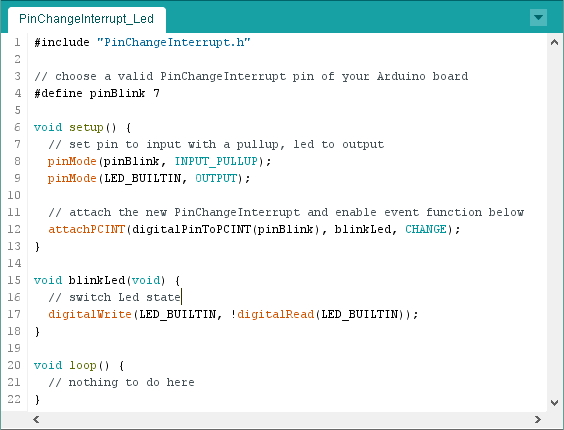
#> input picture aduino_src/libraries/PinChangeInterrupt/header.png, 564 x 430 px, given in place of img.jpg, which was not available
$ jupyter execute --allow-errors 'Day02(Util).ipynb'   (shell and % lines are left out)
#> lines starting #> are read from the running program, lines starting #| are printed output that depends on the picture; pictures that were not available may be replaced by others from this repository, and a replacement may not be noted
[cell 1]
# LiDAR 기본 구동

from pop import LiDAR
#> (the rest of this cell did not finish here and is left out)

[cell 2]
from pop.Util import imshow

# lidar_map = lidar.getMap(limit_distance = 2000, size=(300,300))
# imshow("map", lidar_map)

#> (the rest of this cell did not finish here and is left out)

[cell 3]
from pop import LiDAR, Pilot

#> (the rest of this cell did not finish here and is left out)

#> (a cell that did not finish here is left out)

[cell 5]
from pop import Util
Util.createIMG()
#> (this line was passed over: pop is not available in this run)

import cv2

image = cv2.imread("img.jpg", cv2.IMREAD_COLOR)
#> image is the input picture: shape (430, 564, 3); mean B, G, R 241.6, 241.6, 232.9
height, width, channel = image.shape
#> height = 430; width = 564; channel = 3

print("%d, %d, %d" % (width, height, channel))
#| 564, 430, 3

[cell 6]
import cv2
from pop import Util

Util.enable_imshow()
#> (this line was passed over: pop is not available in this run)

filename = "img.jpg"

imgColor = cv2.imread(filename, cv2.IMREAD_COLOR)
imgGray = cv2.imread(filename, cv2.IMREAD_GRAYSCALE)
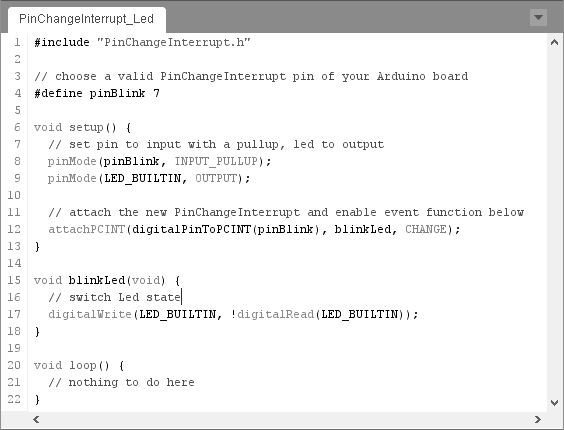
#> imgGray: shape (430, 564); min 0, max 255, mean 240.2

cv2.imshow("Color", imgColor)
cv2.imshow("GrayScale", imgGray)

[cell 7]
import cv2
from pop import Util

Util.enable_imshow()
#> (this line was passed over: pop is not available in this run)
imgOrigin = cv2.imread("img.jpg", cv2.IMREAD_COLOR)

b, g, r = cv2.split(imgOrigin)
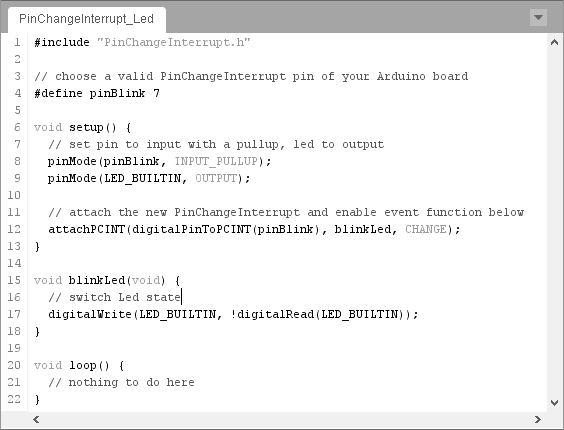
#> b: shape (430, 564); min 0, max 255, mean 241.6
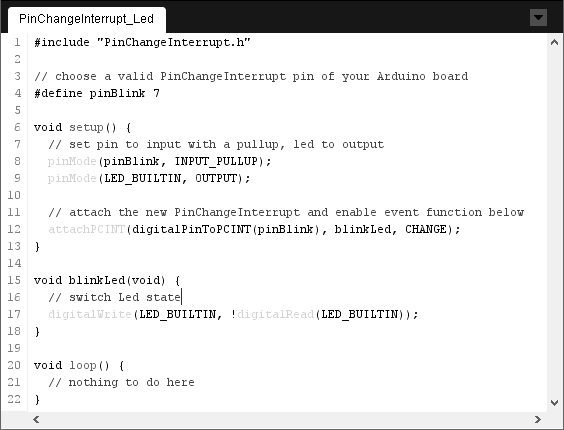
#> r: shape (430, 564); min 0, max 255, mean 232.9
imgNew = cv2.merge([r, g, b])

cv2.imshow("Origin", imgOrigin)
cv2.imshow("New", imgNew)

# cv2.waitKey(0) 주피터 환경에선 필요없음
# cv2.destroyAllWindows()

[cell 8]
import cv2

imgOrigin = cv2.imread("img.jpg", cv2.IMREAD_COLOR)
imgGray = cv2.imread("img.jpg", cv2.IMREAD_GRAYSCALE)

cv2.imwrite("img.jpg", imgOrigin)
cv2.imwrite("imgGray.jpg", imgGray)

cv2.imshow("img.jpg", imgOrigin)
cv2.imshow("imgGray.jpg", imgGray)

[cell 9]
import cv2
from pop import Util

Util.enable_imshow()
#> (this line was passed over: pop is not available in this run)

#> (the rest of this cell did not finish here and is left out)

[cell 10]
import cv2
from pop import Util, Pilot

Util.enable_imshow()
#> (this line was passed over: pop is not available in this run)

#> (the rest of this cell did not finish here and is left out)

[cell 11]
import cv2
from pop import Util

Util.enable_imshow()
#> (this line was passed over: pop is not available in this run)

#> (the rest of this cell did not finish here and is left out)

[cell 12]
import cv2
from pop import Util

Util.enable_imshow()
#> (this line was passed over: pop is not available in this run)
